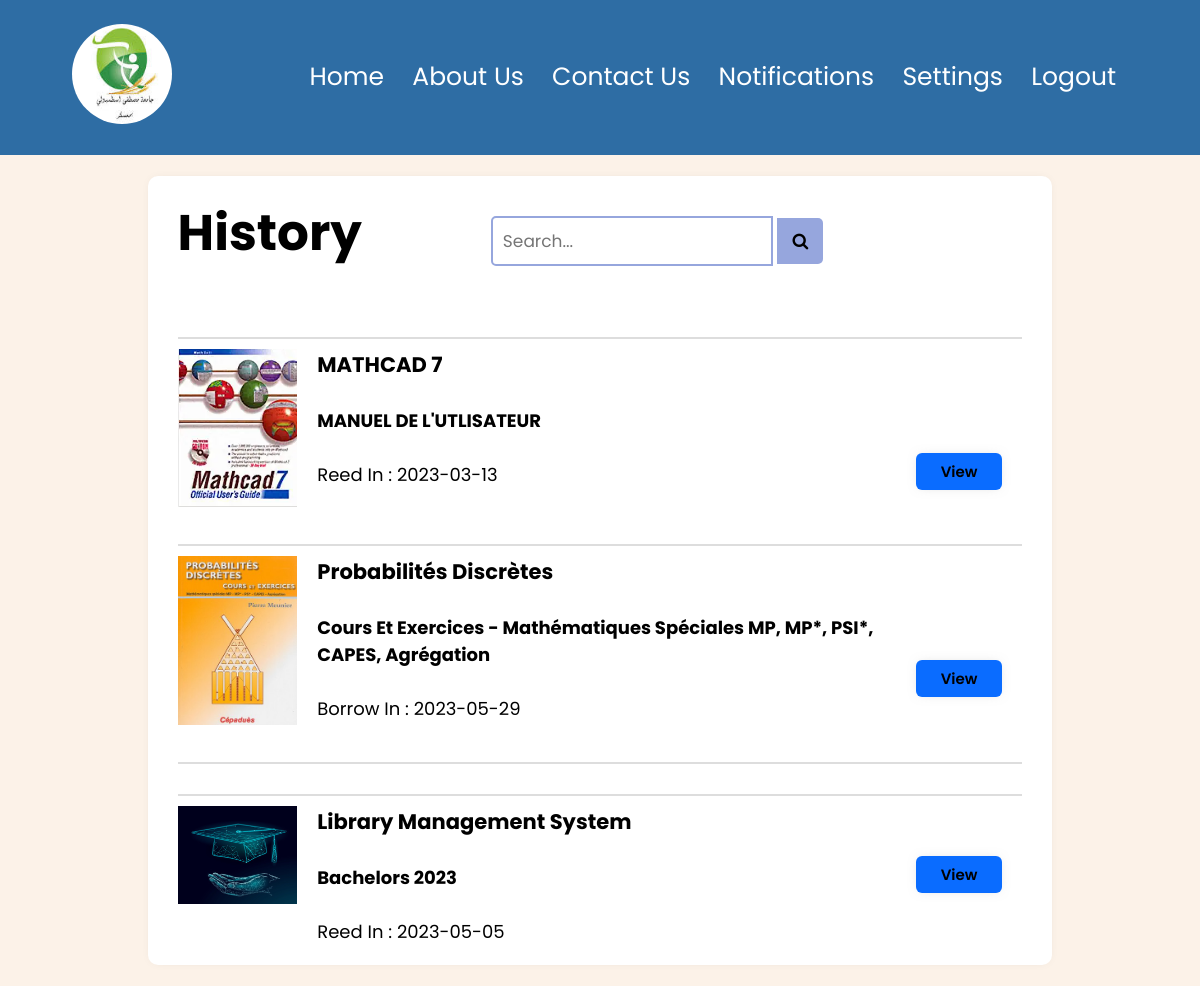
The app's page /user/Acount-setting/history.php (signed in) with its own data.
### tables this page shows
CREATE TABLE `borrow` (
  `idB` int(11) NOT NULL,
  `idUser` int(11) NOT NULL,
  `idBook` int(11) NOT NULL,
  `dateGet` date NOT NULL DEFAULT current_timestamp(),
  `dateReturn` date NOT NULL,
  `Action` varchar(50) NOT NULL,
  `isReturn` tinyint(1) NOT NULL DEFAULT 0
);

CREATE TABLE `books` (
  `idBook` int(11) NOT NULL,
  `nameBook` text NOT NULL,
  `parallelTitele` text NOT NULL,
  `image` text NOT NULL,
  `summary` longtext NOT NULL,
  `hardCover` int(11) NOT NULL,
  `idPublisher` int(11) NOT NULL,
  `dateOfPublisher` year(4) NOT NULL,
  `idLanguage` int(11) NOT NULL,
  `isbn` varchar(25) NOT NULL,
  `quantity` int(11) NOT NULL,
  `idAuthors` int(11) NOT NULL,
  `idType` int(11) NOT NULL,
  `nbrBook` int(11) NOT NULL,
  `idCategorie` int(11) NOT NULL,
  `nbrCopy` int(11) NOT NULL DEFAULT `quantity`
);

CREATE TABLE `borrow_gp` (
  `idBGP` int(11) NOT NULL,
  `idUser` int(11) NOT NULL,
  `idGP` int(11) NOT NULL,
  `dateGet` date NOT NULL DEFAULT current_timestamp(),
  `dateReturn` date NOT NULL,
  `Action` varchar(50) NOT NULL,
  `isReturn` tinyint(1) NOT NULL DEFAULT 0
);

CREATE TABLE `graduation_project` (
  `idGP` int(11) NOT NULL,
  `coteG` varchar(50) NOT NULL,
  `title` text NOT NULL,
  `year` year(4) NOT NULL,
  `level` varchar(50) NOT NULL,
  `idCategorie` int(11) NOT NULL,
  `qte` int(11) NOT NULL,
  `idLanguage` int(11) NOT NULL,
  `resume` text NOT NULL,
  `nbrCopy` int(11) NOT NULL
);

### public/user/Acount-setting/history.php (the view, shortened to what this page needs)
<?php
if (isset($_SESSION['idUser'])) {
    ?>
    <!DOCTYPE html>
    <html lang="en">
    <head>
        <link rel="stylesheet" href="../css/acountSetting.css">
        <link rel="stylesheet" href="https://cdnjs.cloudflare.com/ajax/libs/font-awesome/4.7.0/css/font-awesome.min.css">
    </head>
    <body>
        <nav>
            <a href="../../home/index.php"><img id="img" src="../../home/image/icon.jpg"></a>
            <div class="nav-links" id="navLinks">
                <ul>
                    <li>
                        <a href="../../home/index.php">Home</a>
                    </li>
                    <li>
                        <a href="../../home/contact.php#about">About Us</a>
                    </li>
                    <li>
                        <a href="../../home/contact.php#contact">Contact Us</a>
                    </li>
                    <li>
                        <a href="notification.php">Notifications</a>
                    </li>
                    <li>
                        <a href="index.php">Settings</a>
                    </li>
                    <li>
                        <a href="../../../private/login/logout.php">Logout</a>
                    </li>
                </ul>
            </div>
        </nav>
        <?php
        include('../../../private/conn.php');
        $idUser = $_SESSION['idUser'];
        ?>
        <section class="section">
            <div class="main">
                <div class="sect">
                    <div class="sect-heading" style="display: flex;">
                        <h1>History</h1>
                        <div class="search-container">
                            <form action="historySearch.php" method="POST">
                                <input type="text" placeholder="Search..." name="search">
                                <button type="submit" name="searchButton"><i class="fa fa-search"></i></button>
                            </form>
                        </div>
                    </div>
                    <?php
                    $query_run = mysqli_query($conn, "SELECT * FROM borrow,books WHERE borrow.idUser=$idUser AND borrow.idBook=books.idBook");
                    while ($row = mysqli_fetch_assoc($query_run)) {
                        ?>
                        <hr size="1px" style="margin: 30px 0px 10px 0px; border: 1px solid #ddd;">
                        <div class="history" style="display: flex;">
                            <div class="imag-H">
                                <img src="../../admin/books/code/uploadsBook/<?= $row['image'] ?>" alt="" width="100%">
                            </div>
                            <div class="abuot-H">
                                <h3>
                                    <?= $row['nameBook'] ?>
                                </h3><br>
                                <h4>
                                    <?= $row['parallelTitele'] ?>
                                </h4> <br>
                                <p>
                                    <?= $row['Action'] ?> In :
                                    <?= $row['dateGet'] ?><br>
                            </div>
                            <div class="button-H">
                                <br><br><br><br>
                                <a href="../consulterBooks/viewBook.php?idCategorie=<?= $row['idCategorie'] ?>&idBook=<?= $row['idBook'] ?>&idType=<?= $row['idType'] ?>"
                                    id="ah">View</a>
                            </div>
                        </div>
                        <?php
                    }
                    ?>
                    <hr size="1px" style="margin: 30px 0px 10px 0px; border: 1px solid #ddd; ">
                    <?php
                    $query_runGP = mysqli_query($conn, "SELECT * FROM borrow_gp,graduation_project WHERE borrow_gp.idUser=$idUser AND borrow_gp.idGP=graduation_project.idGP");
                    while ($row = mysqli_fetch_assoc($query_runGP)) {
                        ?>
                        <hr size="1px" style="margin: 30px 0px 10px 0px; border: 1px solid #ddd;">
                        <div class="history" style="display: flex;">
                            <div class="imag-H">
                                <img src="img2.jpg" alt="" width="100%">
                            </div>
                            <div class="abuot-H">
                                <h3>
                                    <?= $row['title'] ?>
                                </h3><br>
                                <h4>
                                    <?= $row['level'] ?>
                                    <?= $row['year'] ?>
                                </h4> <br>
                                <p>
                                    <?= $row['Action'] ?> In :
                                    <?= $row['dateGet'] ?><br>
                            </div>
                            <div class="button-H">
                                <br><br>
                                <a href="../consulterBooks/viewGP.php?idCategorie=<?= $row['idCategorie'] ?>&idGP=<?= $row['idGP'] ?>" id="ah">View</a>
                            </div>
                        </div>
                        <?php
                    }
                    ?>
                </div>
            </div>
        </section>
    </body>
    </html>
    <?php
} else {
    header("Location: ../../home/index.php");
    exit();
}
?>

### public/user/css/acountSetting.css (style rules this page uses)
:root { --black:#444; --light-color:#666; --border:.1rem solid rgba(0,0,0,.1); --border-hover:.1rem solid var(--black); --box-shadow:0 .5rem 1rem rgba(0,0,0,.1); --bleu: #4682b4; --black:#444; --light-color:#777; --box-shadow:.5rem .5rem 0 rgba(22, 160, 133, .2); --text-shadow:.4rem .4rem 0 rgba(0, 0, 0, .2); }
body { background: #fcf2e8; }
html { overflow-x: hidden; scroll-padding-top: 5rem; scroll-behavior: smooth; }
* { margin: 0; padding: 0; font-family: 'Poppins', sans-serif; box-sizing: border-box; outline: none; border:none; text-decoration: none; text-transform: capitalize; transition:all .2s linear; transition:width none; }
nav { display: flex; padding: 2% 6%; justify-content: space-between; align-items: center; background-color: #2e6da4; }
nav #img { width: 100px; border-radius: 100%; }
.nav-links { flex: 1; text-align: right; }
.nav-links ul li { list-style: none; display: inline-block; padding: 8px 12px; position: relative; }
.nav-links ul li a { color: #fff; text-decoration: none; font-size: 25px; }
.nav-links ul li::after { content: ''; width: 0%; height: 2px; background: #4682b4; display:block; margin:auto; transition: 0.5s; font-weight: bold; }
.main { display: flex; flex-wrap: wrap; align-items: center; justify-content: center; }
.section { padding: 0px 20px; font-size: 18px; }
.sect { width: 78%; background-color: white; height: 150vh; height: 100%; background-color: white; margin: 21px 0px 21px 0px; padding: 20px 30px; border-radius: 10px; box-shadow: 0px 0px 11px -4px rgb(0 0 0 / 10%); border-radius: 10px; }
.sect-heading h1 { padding: 0px 0px 20px 0px; font-size: 50px; }
input { width: 450px; padding: 10px; border-radius: 5px; outline: none; border: 1px solid #c0c1c2; margin-top: 20px; margin-bottom: 20px; }
.history .abuot-H { width: 70%; margin-left: 20px; margin-right: 20px; }
.history .button-H #ah { margin: 20px; text-decoration: none; border: none; background-color: #0a6cff; padding: 8px 25px; color: black; font-size: 15px; font-weight: 600; border-radius: 6px; box-shadow: 0px 0px 11px -4px rgb(162 162 162 / 50%); cursor: pointer; }
.history .imag-H { width: 15%; }
.history .button-H { width: 15%; }
.search-container { display: flex; justify-content: center; width: 100%; }
.search-container input[type=text] { padding: 10px; font-size: 17px; border: none; border-radius: 5px 0 0 5px; outline: none; width: 70%; color: black; border: #96a6dd 2px solid; }
.search-container button { border: #000 2px solid; padding: 10px 15px; background: #96a6dd; font-size: 17px; border: none; border-radius: 0 5px 5px 0; cursor: pointer; }
.search-container button i { color: black; }

### records on screen
borrow: idBook.image (picture), idBook.nameBook "MATHCAD 7", idBook.parallelTitele "MANUEL DE L'UTLISATEUR", Action "Reed", dateGet "2023-03-13"
borrow: idBook.image (picture), idBook.nameBook "Probabilités Discrètes", idBook.parallelTitele "Cours Et Exercices - Mathématiques Spéciales MP, MP*, PSI*, CAPES, Agrégation", Action "Borrow", dateGet "2023-05-29"
borrow_gp: idGP.title "Library Management System", idGP.level "Bachelors", idGP.year "2023", Action "Reed", dateGet "2023-05-05"
